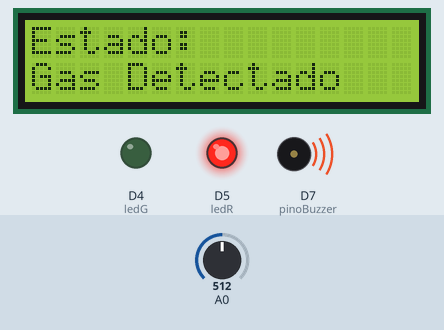
Recording of a sketch running on a simulated ESP8266 (NodeMCU). On the bench: 16×2 character LCD, output pins drawn as LEDs (lit = HIGH), buzzer (waves = sounding, pin HIGH). Inputs (shaded band) come from the test bench; at power-on: A0 = 512. WiFi joins after 1.5 s; servers stay silent unless stated; what the sketch prints to the serial monitor is not drawn.

Above: at 3.0 s.
3.1 s: A0 set to 314
4.6 s: A0 set to 290
At 5.4 s:
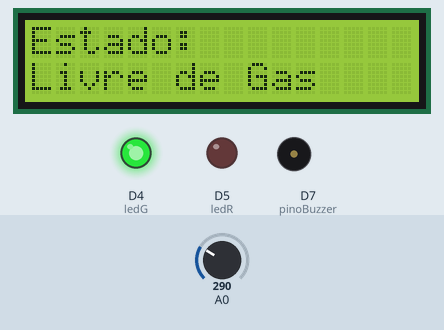
Timing chart, 0 to 7.6 s (numbered marks = the images above; inputs shaded):
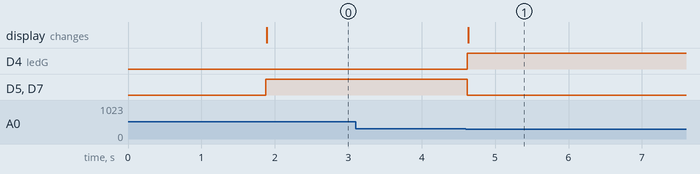

Measured:
- the behaviour switches between 301 and 300 on A0 (found by bisection; images 0 and 1)
- after the input at 3.1 s, every drawn part: stays the same
- after the input at 4.6 s, D4 (ledG): LOW → HIGH at once; D5 (ledR), D7 (pinoBuzzer): HIGH → LOW at once; the display: changes at once (image 1)

The sketch:

cod_versaofinal.ino
```cpp
#define BLYNK_TEMPLATE_ID "TMPL2IXzeMiKo"
#define BLYNK_TEMPLATE_NAME "sensor de gas esp8266"
#define BLYNK_AUTH_TOKEN "q3OJG3BVAOydMW0mLGsBoGpoHSsSGlgL"

#include <ESP8266WiFi.h> //BIBLIOTECA WIFI ESP
#include <BlynkSimpleEsp8266.h> //BIBLIOTECA BLYNK
#include <Wire.h> //BIBLIOTECA P USAR O I2C
#include <LiquidCrystal_I2C.h> // BIBLIOTECA DO I2C

#define col 16
#define lin 2
#define ende 0x27


#define BLYNK_PRINT Serial
LiquidCrystal_I2C lcd(ende, col, lin); // INICIANDO O LED

const int pinoBuzzer = D7; // VAR BUZZER
const int pinoSensor = D8; // VAR SENSOR
const int leitura = 300; // VAR PPM
const int ledR = D5; // VARIÁVEL DO LED VERMELHOR
const int ledG = D4; // VARIÁVEL DO LED VERDE

char auth[] = BLYNK_AUTH_TOKEN;
char ssid[] = "motorola";  // NOME DA REDE DE WIFI
char pass[] = "12345678";  // PASSWORD DO WIFI
int data = 0;


BlynkTimer timer;
void sendSensor(){
  int data = analogRead(pinoSensor);
  int sensor = analogRead(pinoSensor);
  Blynk.virtualWrite(V0, data);
  Serial.print("Pin A0: ");
  Serial.println(data);

  if (sensor > leitura) {
    Serial.println("Vazamento de Gás");
    Blynk.logEvent("alerta_gas","Vazamento de Gás Detectado");
  }
}

void setup() {
  Serial.begin(9600);
  Blynk.begin(auth, ssid, pass);
  //dht.begin();
  timer.setInterval(5000L, sendSensor);
  pinMode(pinoSensor, INPUT);
  pinMode(pinoBuzzer, OUTPUT);
  pinMode(ledR, OUTPUT);
  pinMode(ledG, OUTPUT);


 lcd.init();
  lcd.backlight();
  lcd.clear();
}
void loop() {
  Blynk.run();
  timer.run();
  int sensor = analogRead(pinoSensor);
  Serial.print("LEITURA SENSOR:");
  Serial.println(sensor);
  lcd.setCursor(0, 0);
  lcd.print("Estado:");

  // DETECTAR SEM A CONTAGEM
  if (sensor > leitura) {
    digitalWrite(pinoBuzzer, HIGH);
    digitalWrite(ledR, HIGH);
    digitalWrite(ledG, LOW);
    lcd.setCursor(0, 1);
    lcd.print("Gas Detectado");
  }
// CONSEQUÊNCIA
   else {
    digitalWrite(pinoBuzzer, LOW);
    digitalWrite(ledR, LOW);
    digitalWrite(ledG, HIGH);
    lcd.setCursor(0, 1);
    lcd.print("Livre de Gas  ");
  }
}
```
